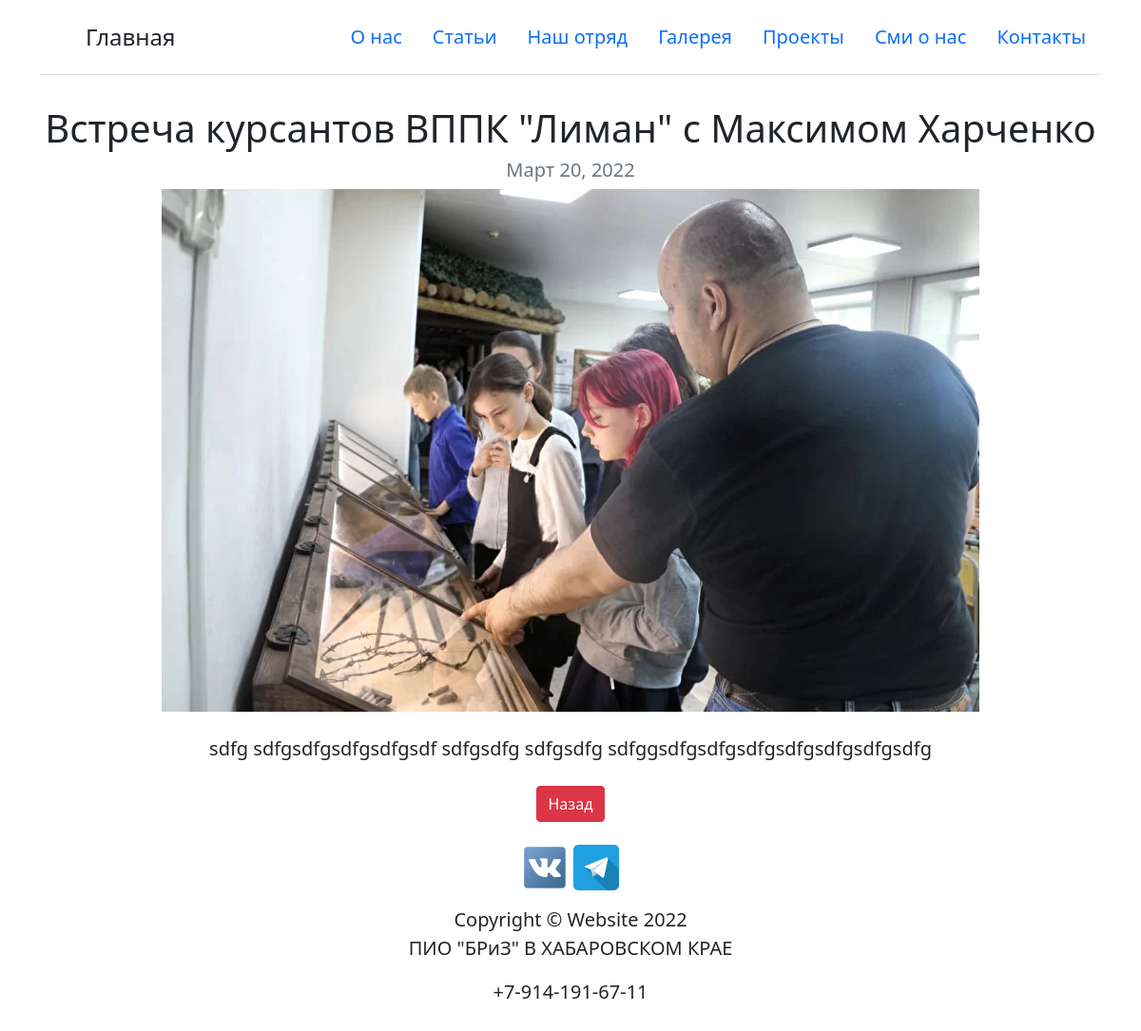
Before: /project/2 with the older database file.
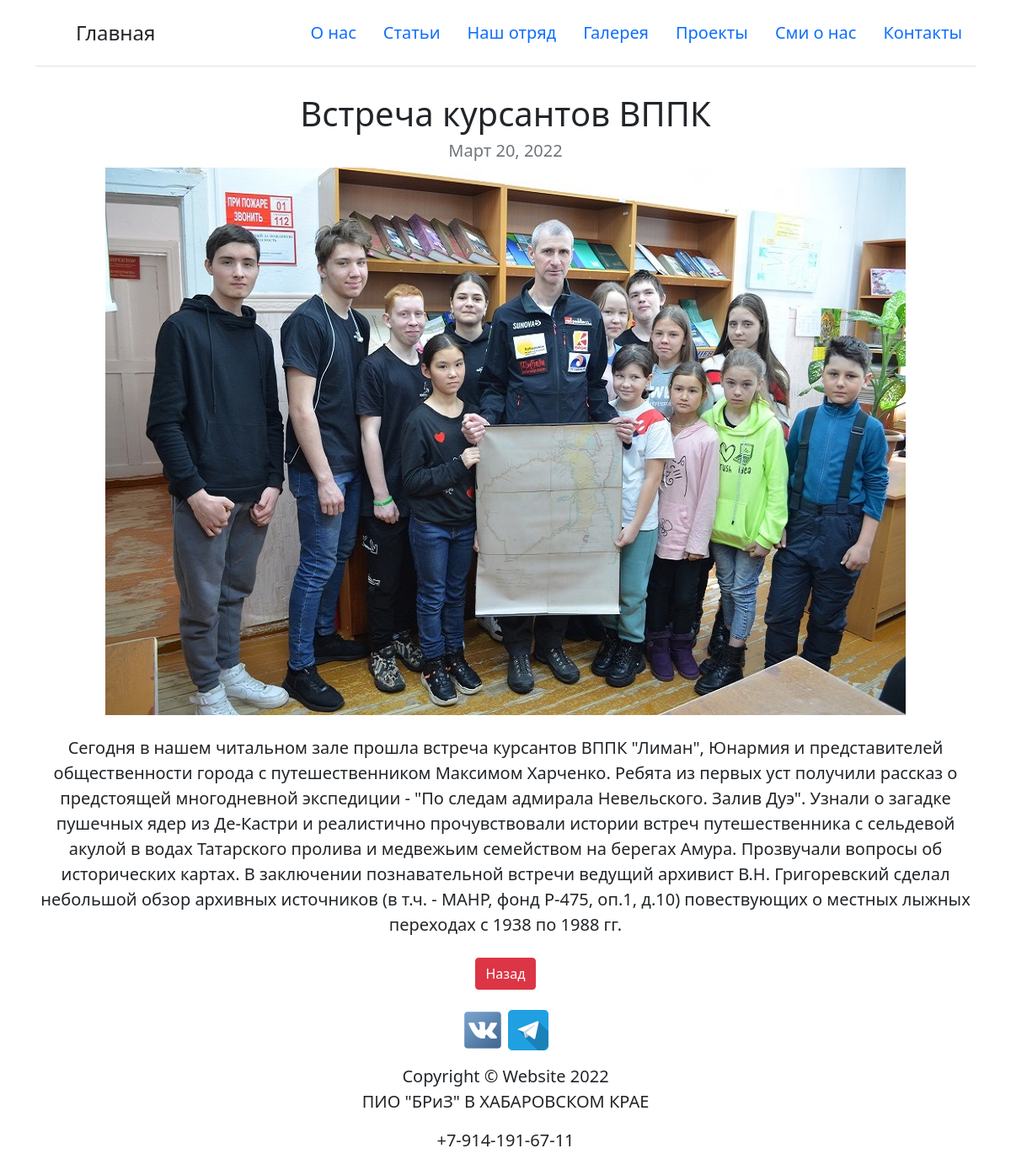
After: the same page with the newer database file.
### poisk_hhv_main/models.py (models this page shows, shortened)
class Post(models.Model):
    title = models.CharField(max_length=100, verbose_name="Заголовок")
    description = models.TextField(verbose_name="Описание")
    image = models.ImageField(upload_to="blog/images",
                              verbose_name="Изображение")
    date = models.DateField(default=datetime.date.today, verbose_name="Дата")
    class Meta:
        verbose_name = "Новости"
        verbose_name_plural = "Новости"

### poisk_hhv_main/views.py (the view)
# urls.py: path("project/<int:post_id>", views.post_detail, name="post_detail"),
def post_detail(request, post_id):
    post = get_object_or_404(Post, pk=post_id)
    return render(request, "post_detail.html", {"post": post})

### poisk_hhv_main/templates/post_detail.html
{% extends 'layout.html' %}
{% block content %}
<div class="text-center ">
  <h1>{{post.title}}</h1>
  <h2 class="my-2 h5 text-muted">{{post.date}}</h2>
  <img src="{{post.image.url}}" alt="{{post.title}}" class="img-fluid">
  <div class="my-4">
  {{post.description|safe}}
  </div>
  <a href="javascript:history.go(-1)" class="btn btn-danger">Назад</a>
</div>
{% endblock %}

Changed rows visible on the page:
changed Post: title "Встреча курсантов ВППК \"Лиман\" с Максимом Харченко" → "Встреча курсантов ВППК"; image: a different picture; description "sdfg sdfgsdfgsdfgsdfgsdf sdfgsdfg sdfgsdfg sdfggsdfgsdfgsdfgsdfgsdfgsdfgsdfg" → "Сегодня в нашем читальном зале прошла встреча курсантов ВППК \"Лиман\", Юнармия и представителей общественности города с путешественником Максимом Харченко. Ребята из первых уст получили рассказ о предстоящей многодневной экспедиции - \"По следам адмирала Невельского. Залив Дуэ\". Узнали о загадке пушечных ядер из Де-Кастри и реалистично прочувствовали истории встреч путешественника с сельдевой акулой в водах Татарского пролива и медвежьим семейством на берегах Амура. Прозвучали вопросы об исторических картах. В заключении познавательной встречи ведущий архивист В.Н. Григоревский сделал небольшой обзор архивных источников (в т.ч. - МАНР, фонд Р-475, оп.1, д.10) повествующих о местных лыжных…"
